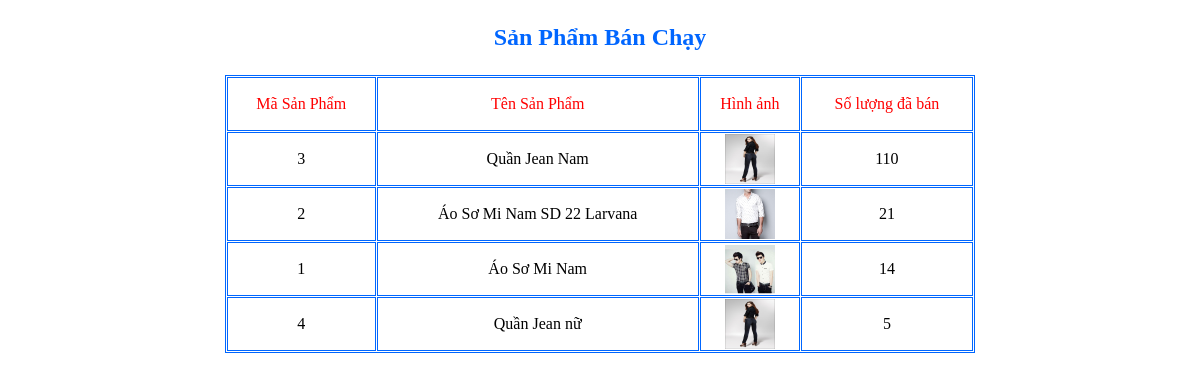
/admin/sanphamchay.php, run on an earlier commit of the app's database.
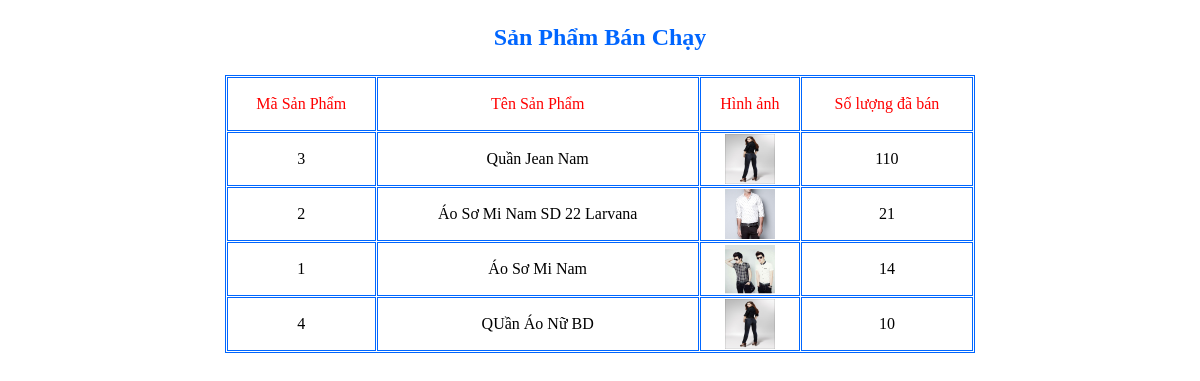
And on a later commit of the database.
### tables this page shows
CREATE TABLE IF NOT EXISTS `sanpham` (
  `idSP` int(255) NOT NULL AUTO_INCREMENT,
  `idLoai` int(255) NOT NULL DEFAULT '0',
  `idCL` int(255) NOT NULL DEFAULT '0',
  `TenSP` varchar(100) NOT NULL,
  `MoTa` text NOT NULL,
  `NgayCapNhat` date NOT NULL DEFAULT '0000-00-00',
  `Gia` int(15) NOT NULL,
  `UrlHinh` varchar(255) NOT NULL,
  `SoLanXem` int(15) DEFAULT '0',
  `SoLuongTonKho` int(15) DEFAULT '0',
  `SoLuongDaBan` int(15) DEFAULT '0',
  `AnHien` int(15) NOT NULL DEFAULT '1',
  PRIMARY KEY (`idSP`)
);

### admin/sanphamchay.php (the view, shortened to what this page needs)
<!DOCTYPE html PUBLIC "-//W3C//DTD XHTML 1.0 Transitional//EN" "http://www.w3.org/TR/xhtml1/DTD/xhtml1-transitional.dtd">
<html xmlns="http://www.w3.org/1999/xhtml">
<head>
</head>
<body>
<p align="center" style="color:#06F; font-size:24px;"><b>Sản Phẩm Bán Chạy</b></p>
<table border="1" cellpadding="1" cellspacing="1" align="center" width="750" bordercolor="#0066FF">
<tr>
	<td align="center"><p style="color:#F00">Mã Sản Phẩm</p></td>
	<td align="center"><p style="color:#F00">Tên Sản Phẩm</p></td>
    <td align="center"><p style="color:#F00">Hình ảnh</p></td>
	<td align="center"><p style="color:#F00">Số lượng đã bán</p></td>
</tr>
<?php
$sl="select idSP, TenSP, UrlHinh, SoLuongDaBan from sanpham order by SoLuongDaBan DESC limit 20";
$qr=mysql_query($sl);
while ($row=mysql_fetch_array($qr))
{
?>
<tr>
	<td align="center"><?php echo $row['idSP']; ?></td>
	<td align="center"><?php echo $row['TenSP']; ?></td>
    <td align="center"><img src="images/<?php echo $row['UrlHinh'];?>" width="50" height="50" /></td>
	<td align="center"><?php echo $row['SoLuongDaBan']; ?></td>
</tr>
<?php
}
?>
</table>
</body>
</html>

What changed in the data, as far as the page shows it:
changed sanpham id 4: TenSP "Quần Jean nữ" → "QUần Áo Nữ BD"; SoLuongDaBan "5" → "10"
